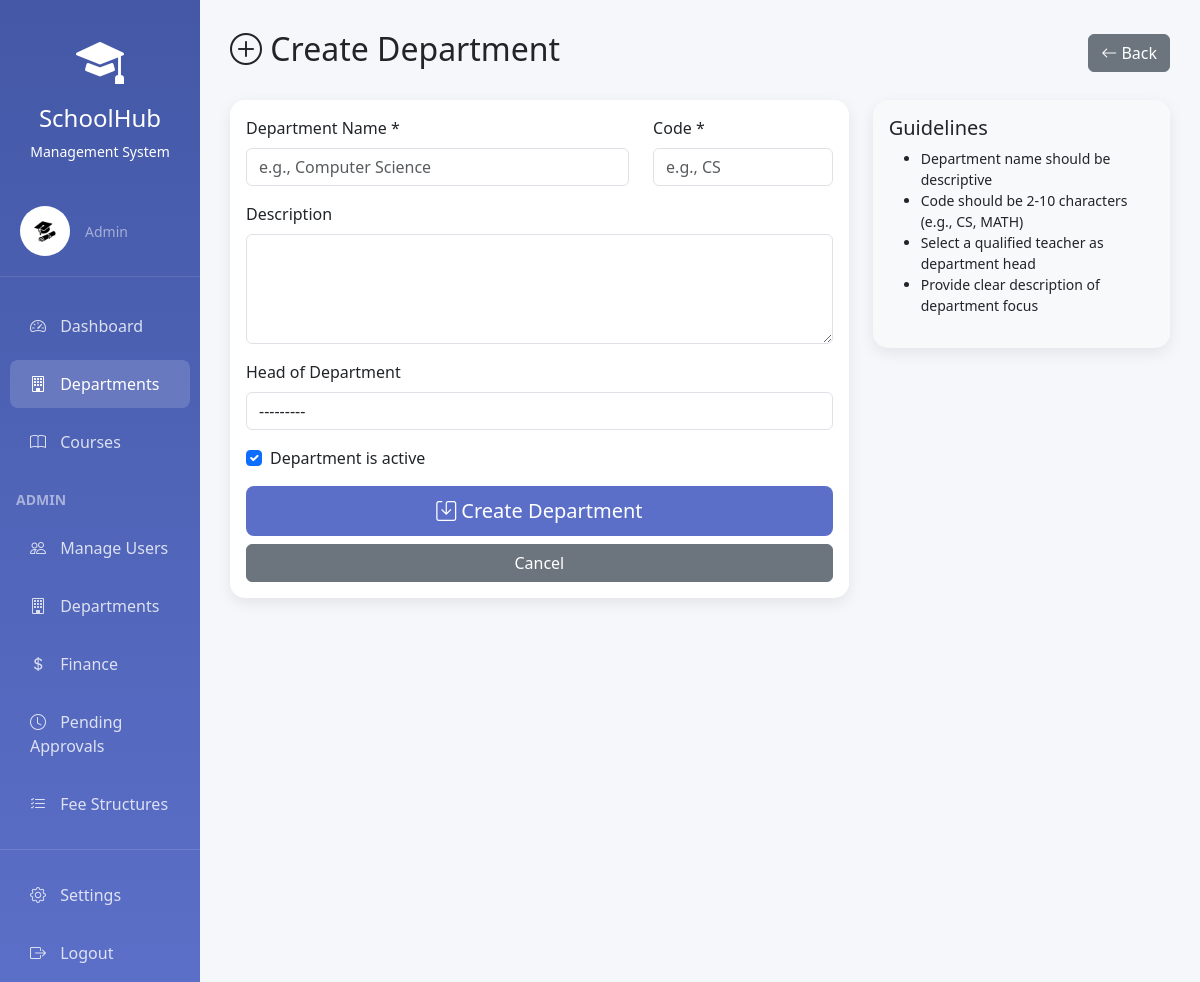
/academics/departments/create/ (signed in), run on the app's committed database.
### accounts/models.py (models this page shows, shortened)
class User(AbstractUser):
    USER_TYPE_CHOICES = (
        ('admin', 'Admin'),
        ('teacher', 'Teacher'),
        ('student', 'Student'),
    )
    user_type = models.CharField(max_length=10, choices=USER_TYPE_CHOICES, default='student')
    phone_number = models.CharField(max_length=15, blank=True, null=True)
    address = models.TextField(blank=True, null=True)
    date_of_birth = models.DateField(blank=True, null=True)
    profile_picture = models.ImageField(upload_to='profiles/', blank=True, null=True)
    is_approved = models.BooleanField(default=False, help_text='Admin must approve new accounts')
    student_id = models.CharField(max_length=20, blank=True, null=True, unique=True)
    enrollment_date = models.DateField(blank=True, null=True)
    department = models.ForeignKey('academics.Department', on_delete=models.SET_NULL,
                                   null=True, blank=True, related_name='students')
    major = models.ForeignKey('academics.Major', on_delete=models.SET_NULL,
                              null=True, blank=True, related_name='students')
    teacher_id = models.CharField(max_length=20, blank=True, null=True, unique=True)
    hire_date = models.DateField(blank=True, null=True)
    teacher_department = models.ForeignKey('academics.Department', on_delete=models.SET_NULL,
                                          null=True, blank=True, related_name='teachers')
    teaching_majors = models.ManyToManyField('academics.Major', blank=True,
                                             related_name='teachers')
    class Meta:
        ordering = ['username']
    def __str__(self):
        return f"{self.username} ({self.get_user_type_display()})"
    @property
    def is_admin(self):
        return self.user_type == 'admin'
    @property
    def is_student(self):
        return self.user_type == 'student'

### academics/views.py (the view)
# urls.py: path('departments/create/', views.department_create, name='department_create'),
@login_required
def department_create(request):
    if request.method == 'POST':
        form = DepartmentForm(request.POST)
        if form.is_valid():
            department = form.save()
            messages.success(request, f'Department "{department.name}" created!')
            return redirect('academics:department_detail', dept_id=department.id)
    else:
        form = DepartmentForm()
    return render(request, 'academics/department_form.html', {'form': form, 'action': 'Create'})

### academics/forms.py
class DepartmentForm(forms.ModelForm):
    class Meta:
        model = Department
        fields = ['name', 'code', 'description', 'head_of_department', 'is_active']
        widgets = {
            'name': forms.TextInput(attrs={'class': 'form-control', 'placeholder': 'e.g., Computer Science'}),
            'code': forms.TextInput(attrs={'class': 'form-control', 'placeholder': 'e.g., CS'}),
            'description': forms.Textarea(attrs={'class': 'form-control', 'rows': 4}),
            'head_of_department': forms.Select(attrs={'class': 'form-control'}),
            'is_active': forms.CheckboxInput(attrs={'class': 'form-check-input'}),
        }
    def __init__(self, *args, **kwargs):
        super().__init__(*args, **kwargs)
        self.fields['head_of_department'].queryset = User.objects.filter(user_type='teacher')
        self.fields['head_of_department'].required = False

### academics/templates/academics/department_form.html (shortened to what this page needs)
{% extends 'base.html' %}
{% block content %}
<div class="d-flex justify-content-between align-items-center mb-4">
    <h2><i class="bi bi-{% if action == 'Create' %}plus-circle{% else %}pencil{% endif %}"></i> {{ action }} Department</h2>
    <a href="{% url 'academics:department_list' %}" class="btn btn-secondary">
        <i class="bi bi-arrow-left"></i> Back
    </a>
</div>
<div class="row">
    <div class="col-md-8">
        <div class="card">
            <div class="card-body">
                <form method="post">
                    <div class="row">
                        <div class="col-md-8 mb-3">
                            <label class="form-label">Department Name *</label>
                            {{ form.name }}
                        </div>
                        <div class="col-md-4 mb-3">
                            <label class="form-label">Code *</label>
                            {{ form.code }}
                        </div>
                    </div>
                    <div class="mb-3">
                        <label class="form-label">Description</label>
                        {{ form.description }}
                    </div>
                    <div class="mb-3">
                        <label class="form-label">Head of Department</label>
                        {{ form.head_of_department }}
                    </div>
                    <div class="mb-3">
                        <div class="form-check">
                            {{ form.is_active }}
                            <label class="form-check-label" for="id_is_active">
                                Department is active
                            </label>
                        </div>
                    </div>
                    <div class="d-grid gap-2">
                        <button type="submit" class="btn btn-primary btn-lg">
                            <i class="bi bi-save"></i> {{ action }} Department
                        </button>
                        <a href="{% url 'academics:department_list' %}" class="btn btn-secondary">Cancel</a>
                    </div>
                </form>
            </div>
        </div>
    </div>
    <div class="col-md-4">
        <div class="card bg-light">
            <div class="card-body">
                <h5 class="card-title">Guidelines</h5>
                <ul class="small">
                    <li>Department name should be descriptive</li>
                    <li>Code should be 2-10 characters (e.g., CS, MATH)</li>
                    <li>Select a qualified teacher as department head</li>
                    <li>Provide clear description of department focus</li>
                </ul>
            </div>
        </div>
    </div>
</div>
{% endblock %}

### templates/base.html (shortened to what this page needs)
<!DOCTYPE html>
<html lang="en">
<head>
    <link href="https://cdn.jsdelivr.net/npm/bootstrap@5.3.2/dist/css/bootstrap.min.css" rel="stylesheet">
    <link rel="stylesheet" href="https://cdn.jsdelivr.net/npm/bootstrap-icons@1.11.2/font/bootstrap-icons.css">
</head>
<body>
    {% if user.is_authenticated %}
    <div class="container-fluid">
        <div class="row">
            <div class="col-md-2 sidebar">
                <div class="text-center py-4">
                    <i class="bi bi-mortarboard-fill" style="font-size: 3rem;"></i>
                    <h4 class="mt-2">SchoolHub</h4>
                    <p class="small mb-0">Management System</p>
                </div>
                <div class="user-section d-flex align-items-center">
                    <div class="user-avatar">
                        {% if user.profile_picture %}
                        <img src="{{ user.profile_picture.url }}" alt="{{ user.get_full_name }}" style="width: 50px; height: 50px; border-radius: 50%; object-fit: cover;">
                        {% else %}
                        <i class="bi bi-person-circle"></i>
                        {% endif %}
                    </div>
                    <div>
                        <small class="text-white-50">{{ user.get_user_type_display }}</small>
                    </div>
                </div>
                <nav class="nav flex-column">
                    <a class="nav-link {% if request.path == '/accounts/dashboard/' %}active{% endif %}" href="{% url 'accounts:dashboard' %}">
                        <i class="bi bi-speedometer2"></i> Dashboard
                    </a>
                    {% if user.is_admin %}
                    <a class="nav-link {% if '/academics/departments' in request.path %}active{% endif %}" href="{% url 'academics:department_list' %}">
                        <i class="bi bi-building"></i> Departments
                    </a>
                    {% endif %}
                    {% if user.is_admin or user.is_teacher %}
                    <a class="nav-link {% if '/academics/courses/' in request.path %}active{% endif %}" href="{% url 'academics:course_list' %}">
                        <i class="bi bi-book"></i> Courses
                    </a>
                    {% endif %}
                    {% if user.is_admin %}
                    <div class="mt-3 mb-2 px-3">
                        <small class="text-white-50 fw-bold">ADMIN</small>
                    </div>
                    <a class="nav-link {% if '/accounts/users' in request.path %}active{% endif %}" href="{% url 'accounts:user_list' %}">
                        <i class="bi bi-people"></i> Manage Users
                    </a>
                    <a class="nav-link {% if '/accounts/departments' in request.path %}active{% endif %}" href="{% url 'academics:department_list' %}">
                        <i class="bi bi-building"></i> Departments
                    </a>
                    <a class="nav-link {% if '/finance/dashboard' in request.path or '/finance/payments' in request.path %}active{% endif %}" href="{% url 'finance:finance_dashboard' %}">
                        <i class="bi bi-currency-dollar"></i> Finance
                    </a>
                    <a class="nav-link {% if '/finance/payments/pending' in request.path %}active{% endif %}" href="{% url 'finance:pending_payments' %}">
                        <i class="bi bi-clock"></i> Pending Approvals
                    </a>
                    <a class="nav-link {% if '/finance/fee-structures' in request.path %}active{% endif %}" href="{% url 'finance:fee_structure_list' %}">
                        <i class="bi bi-list-check"></i> Fee Structures
                    </a>
                    {% endif %}
                    <hr class="text-white-50">
                    <a class="nav-link {% if '/accounts/settings' in request.path %}active{% endif %}" href="{% url 'accounts:profile_settings' %}">
                        <i class="bi bi-gear"></i> Settings
                    </a>
                    <a class="nav-link" href="{% url 'accounts:logout' %}">
                        <i class="bi bi-box-arrow-right"></i> Logout
                    </a>
                </nav>
            </div>
            <div class="col-md-10 main-content">
                {% block content %}{% endblock %}
            </div>
        </div>
    </div>
    {% else %}
        {% block auth_content %}{% endblock %}
    {% endif %}
</body>
</html>

### templates/base.html (style rules this page uses)
:root { --primary-color: #5b6fc8; --secondary-color: #00c853; --accent-color: #ffa726; --danger-color: #ef5350; }
body { font-family: 'Segoe UI', Tahoma, Geneva, Verdana, sans-serif; background: linear-gradient(135deg, #667eea 0%, #764ba2 100%); min-height: 100vh; }
.sidebar { min-height: 100vh; background: linear-gradient(180deg, #4458a7 0%, #5b6fc8 100%); color: white; padding: 0; box-shadow: 2px 0 10px rgba(0,0,0,0.1); }
.sidebar .nav-link { color: rgba(255,255,255,0.8); padding: 12px 20px; margin: 5px 10px; border-radius: 8px; transition: all 0.3s ease; }
.sidebar .nav-link:hover, .sidebar .nav-link.active { background: rgba(255,255,255,0.15); color: white; }
.sidebar .nav-link i { margin-right: 10px; width: 20px; }
.main-content { padding: 30px; background: #f5f7fa; min-height: 100vh; }
.card { border: none; border-radius: 15px; box-shadow: 0 5px 15px rgba(0,0,0,0.08); margin-bottom: 20px; }
.btn-primary { background: var(--primary-color); border: none; padding: 10px 25px; border-radius: 8px; }
.user-section { padding: 20px; border-bottom: 1px solid rgba(255,255,255,0.1); margin-bottom: 20px; }
.user-avatar { width: 50px; height: 50px; border-radius: 50%; background: rgba(255,255,255,0.2); display: flex; align-items: center; justify-content: center; font-size: 24px; margin-right: 15px; }

### data on the page
User: profile_picture (picture), user_type "Admin"

### other printed values
{{ action }} "Create"
